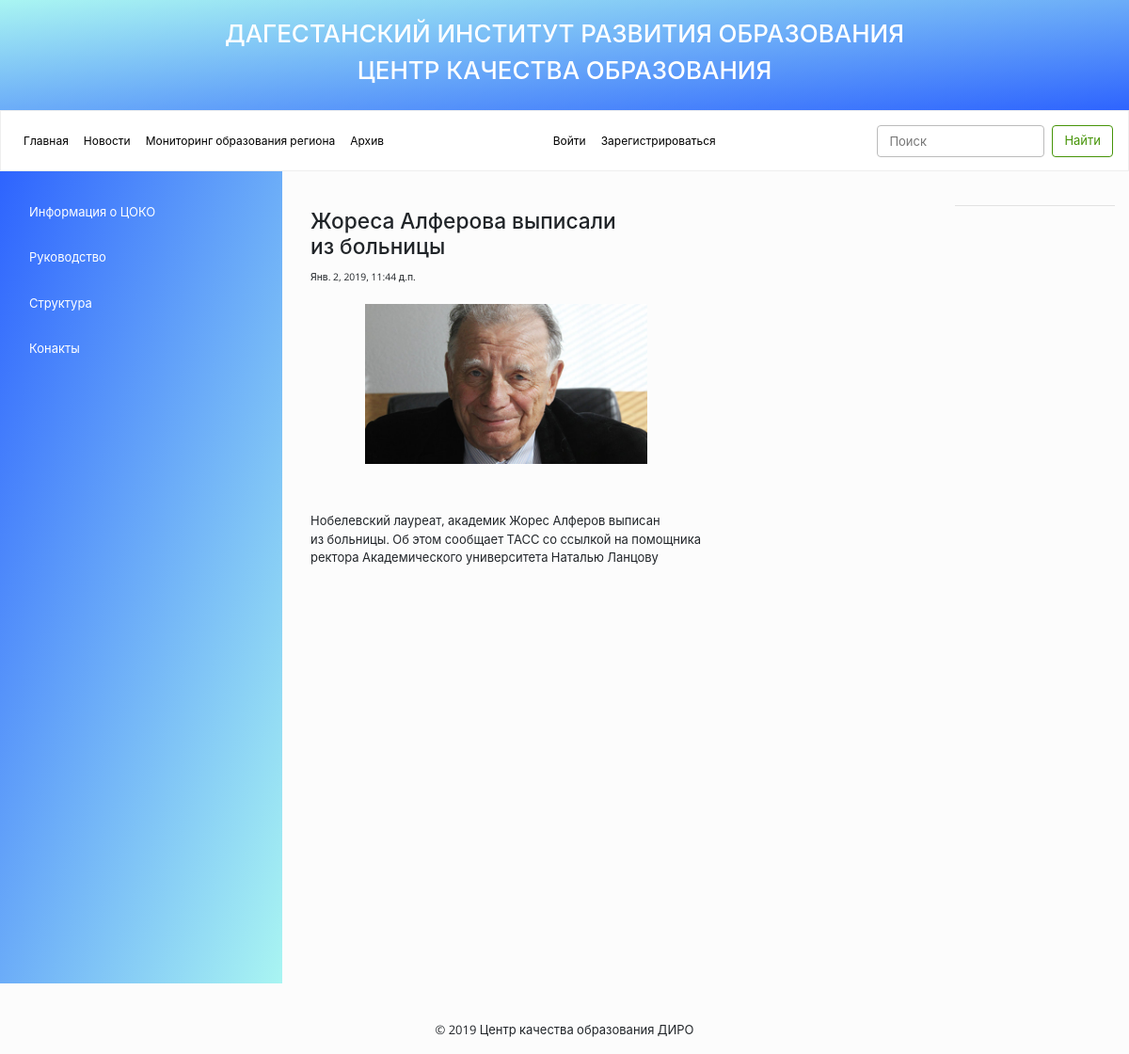
/news_detail/14/, run on the app's committed database.
### contentapp/models.py (models this page shows, shortened)
class News(models.Model):
    title = models.CharField(max_length=200, blank=True, null=True, verbose_name='Заголовок')
    text = RichTextUploadingField(blank=True, null=True, verbose_name='Вопрос')
    date = models.DateTimeField(auto_now_add=True, blank=True)
    class Meta:
        verbose_name = 'Новость'
        verbose_name_plural = 'Новости'

### contentapp/views.py (the view)
# urls.py: url(r'^news_detail/(?P<id>[-\w]+)/$', views.news_detail_view, name='news_detail'),
def news_detail_view(request, id):
    item = models.News.objects.get(id=id)
    context = {
        'item': item
    }
    return render(request, 'contentapp/news_detail.html', context)

### templates/contentapp/news_detail.html (shortened to what this page needs)
{% extends 'base_contentapp.html' %}
{% block content %}
    <div class="container">
        <br>
      <div class="row">
        <div class="col-8">
          <h3>{{item.title}}</h3>
            <small>{{item.date}}</small>
            <br>
            <br>
            <div>
                {{item.text|safe}}
            </div>
        </div>
        <div class="col-4">
        </div>
      </div>
    </div>
{% endblock %}

### data on the page
News: title "Жореса Алферова выписали из больницы", date "Янв. 2, 2019, 11:44 д.п.", text (picture), text "Нобелевский лауреат, академик Жорес Алферов выписан из больницы. Об этом сообщает ТАСС со ссылкой на помощника ректора Академического университета Наталью Ланцову"
